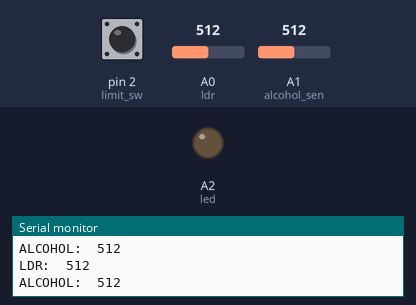
The sketch below on a simulated Arduino Uno, built with avr-gcc and run on an emulated ATmega328P. Parts: output pins drawn as LEDs (lit = HIGH), the last lines printed to the serial monitor. The inputs (shaded band) are chosen by the test bench; at power-on: A0 (ldr) = 512, A1 (alcohol_sen) = 512, pin 2 (limit_sw) HIGH.

Above: at 2.3 s.
2.4 s: A0 (ldr) set to 938
3.9 s: A0 (ldr) set to 958
At 5.2 s:
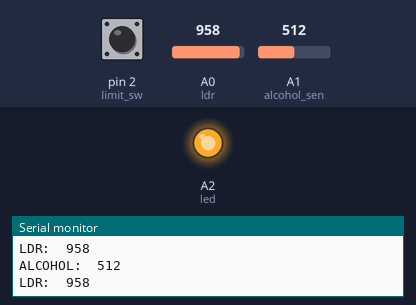
5.5 s: A1 (alcohol_sen) set to 845
7.0 s: A1 (alcohol_sen) set to 877
9.7 s: A0 (ldr) set to 940
At 12.3 s:
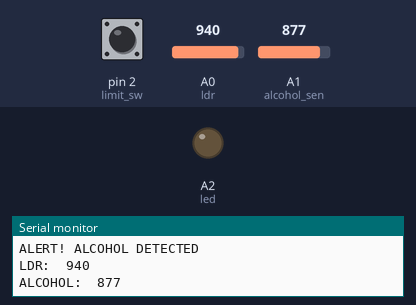
12.7 s: A0 (ldr) set to 960
At 14.9 s:
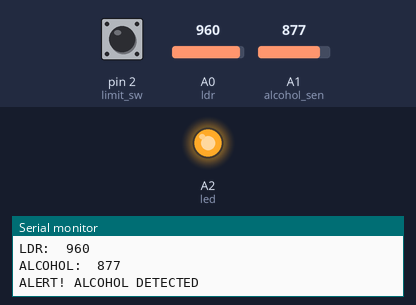
Timing chart, 0 to 16.1 s (numbered marks = the images above; inputs shaded):
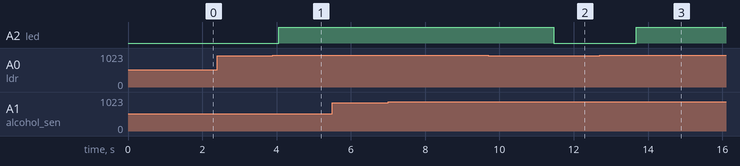

The sketch:

tx_of_smart_helmet_working.ino
```cpp
#include<String.h>
#include <SoftwareSerial.h>
#define limit_sw 2
#define alcohol_sen A1
#define ldr A0

#define led A2

SoftwareSerial SIM900(12,13);

#define buzzer 8


unsigned int alc = 0;
//unsigned int ldr = 0;
unsigned int sw = 0;


void beep ()
{
  digitalWrite(buzzer, HIGH);
  delay(1000);
  digitalWrite(buzzer, LOW);
  delay(100);
}

void setup()
{
  // initialize serial for debugging
  Serial.begin(9600);
  Serial.println(F("HELMET SECTION OF *** SMART HELMET ***"));
SIM900.begin(9600);

  pinMode(buzzer, OUTPUT);
  //pinMode(light,OUTPUT);
  pinMode(led,OUTPUT);

  pinMode(alcohol_sen, INPUT);
  pinMode(limit_sw, INPUT);
  pinMode(A0,INPUT);
  //pinMode(weight, INPUT);

  pinMode(buzzer, INPUT);

//  pinMode(rf1, OUTPUT);
//  pinMode(rf2, OUTPUT);
//  pinMode(rf3, OUTPUT);

  /*digitalWrite(rf1, HIGH);
    digitalWrite(rf2, HIGH);
    digitalWrite(rf3, HIGH);
    delay(1000);
      digitalWrite(rf1, LOW);
      digitalWrite(rf2, LOW);
      digitalWrite(rf3, LOW);
      delay(1000);

    digitalWrite(rf1, HIGH);
    digitalWrite(rf2, HIGH);
    digitalWrite(rf3, HIGH);
    delay(1000);
      digitalWrite(rf1, LOW);
      digitalWrite(rf2, LOW);
      digitalWrite(rf3, LOW);
      delay(1000);

    digitalWrite(rf1, HIGH);
    digitalWrite(rf2, HIGH);
    digitalWrite(rf3, HIGH);
    delay(1000);
      digitalWrite(rf1, LOW);
      digitalWrite(rf2, LOW);
      digitalWrite(rf3, LOW);
      delay(1000);
  */

  beep ();
}

void loop()
{

int ldr_read1=analogRead(ldr);
Serial.print("LDR:");
    Serial.print("\t");
  Serial.println(ldr_read1);
  delay(10);

  if(ldr_read1<950){
digitalWrite(led,LOW);
    delay(100);
  }
  if(ldr_read1>950){

digitalWrite(led,HIGH);
    delay(100);

  }


  int alc_sen = analogRead(A1);
  Serial.print("ALCOHOL:");
  Serial.print("\t");
  Serial.println(alc_sen);
  if (alc_sen > 860)
  {
    beep ();
    Serial.println("ALERT! ALCOHOL DETECTED");

SIM900.print("ALCOHOL ALERT\n");
    delay(1000);

  }
  else if (digitalRead(limit_sw) == LOW)    // Helmet On
  {
    Serial.println(F("start switch - ON "));
//    digitalWrite(rf1, LOW);
//    digitalWrite(rf2, HIGH);
//    digitalWrite(rf3, HIGH);
     beep();
     SIM900.print("HELMET ALERT\n");
    delay(1000);
  }
  else {
    //Serial.println(F("bike start switch - OFF "));
//    digitalWrite(rf1, HIGH);
//    digitalWrite(rf2, HIGH);
//    digitalWrite(rf3, HIGH);
    //beep();
    digitalWrite(buzzer,LOW);
    delay(100);
    //SIM900.println("NORMAL\r\n");
    //delay(500);
  }

}// loop
```

Measured:
- the behaviour switches between 950 and 951 on A0 (ldr) (found by bisection; images 0 and 1)
- after the input at 3.9 s, A2 (led): LOW → HIGH after 0.16 s
- after the input at 9.7 s, A2 (led): HIGH → LOW after 1.8 s
- after the input at 12.7 s, A2 (led): LOW → HIGH after 0.99 s
